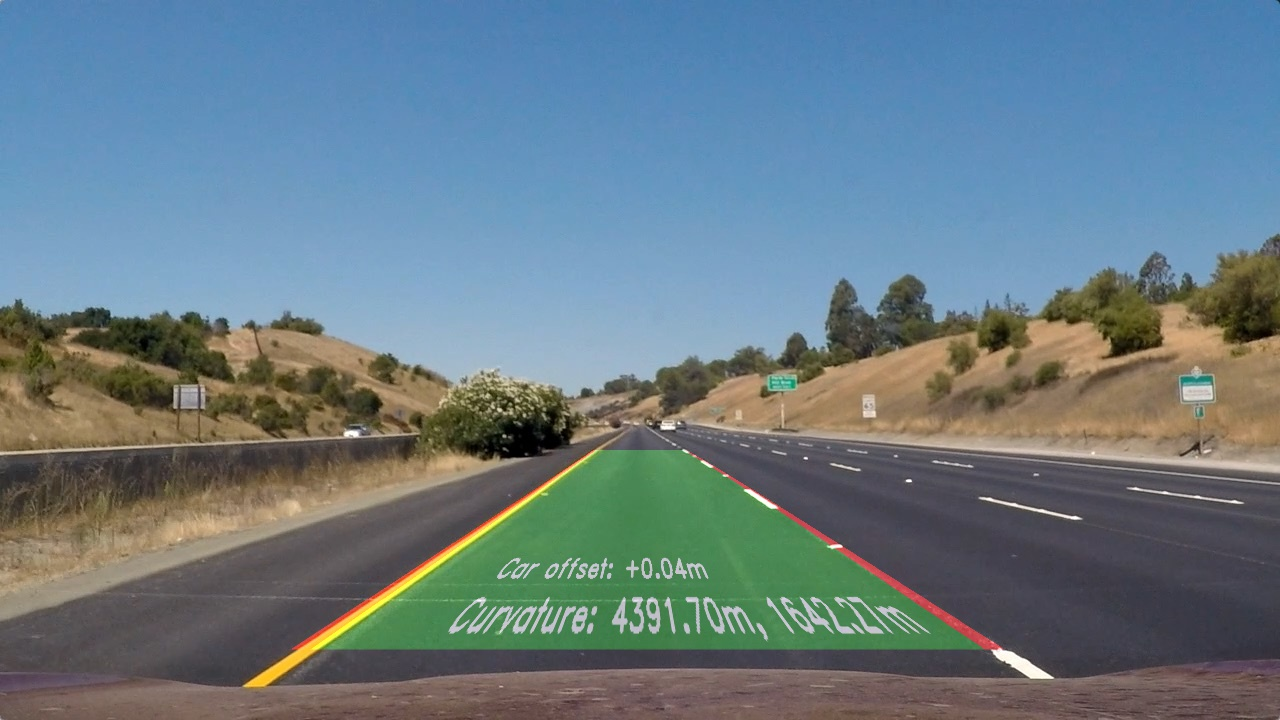
#> input picture test_images/straight_lines1_out.jpg, 1280 x 720 px, given as the content of the folder camera_cal, which was not available
$ python main.py   (older library calls are emulated)
#> lines starting #> are read from the running program, lines starting #| are printed output that depends on the picture; pictures that were not available may be replaced by others from this repository, and a replacement may not be noted
import os
import cv2
import numpy as np
import matplotlib.pyplot as plt
from moviepy.editor import VideoFileClip

OUT_DIR = 'output_images'
TEST_DIR = 'test_images'


class LaneFinder:
    CALIB_DIR = 'camera_cal'
    CHESSBOARD_PATTERN_SIZE = (9, 6)
    YM_PER_PIX, XM_PER_PIX = 30 / 720, 3.7 / 700
    IMG_SHAPE = (720, 1280, 3)

    def __init__(self):
        # camera matrix and distortion coefficients
        self.camera_mat, self.dist_coeff = self._distortion_coefficients()

        # specify perspective transform
        src = np.array([[305, 650], [1000, 650], [685, 450], [595, 450]], np.float32)
        dst = np.array([[305, self.IMG_SHAPE[0]], [1000, self.IMG_SHAPE[0]], [1000, 0], [305, 0]], np.float32)
        self.trans_mat = cv2.getPerspectiveTransform(src, dst)
        self.trans_mat_inverse = cv2.getPerspectiveTransform(dst, src)

        # preallocate for speed
        self.img_clean = np.zeros(self.IMG_SHAPE, dtype=np.uint8)
        self.img_queue = []  # for intermediate results

        # variables holding lane model parameters
        self.left_lane_fit = None
        self.right_lane_fit = None

        # init flags
        self.lane_found = False
        self.keep_record = False  # record intermediate results to queue?

    def _distortion_coefficients(self):
        """
        Find distortion coefficients and camera matrix for `undistort()` function from calibration images.

        Returns
        -------
        cam_mat :
            Camera matrix
        dist_coeff :
            Distortion coefficients

        """

        dir_list = os.listdir(self.CALIB_DIR)
        obj_points = []  # 3D points in the real world
        img_points = []  # 2D points in an image

        # create 3D object points, where the last dimension is always set to 0
        objp = np.zeros((np.prod(self.CHESSBOARD_PATTERN_SIZE), 3), np.float32)
        objp[:, :2] = np.mgrid[:self.CHESSBOARD_PATTERN_SIZE[0], :self.CHESSBOARD_PATTERN_SIZE[1]].T.reshape(-1, 2)

        for image_filename in dir_list:
            # read image
            img = cv2.imread(os.path.join(self.CALIB_DIR, image_filename), cv2.IMREAD_GRAYSCALE)
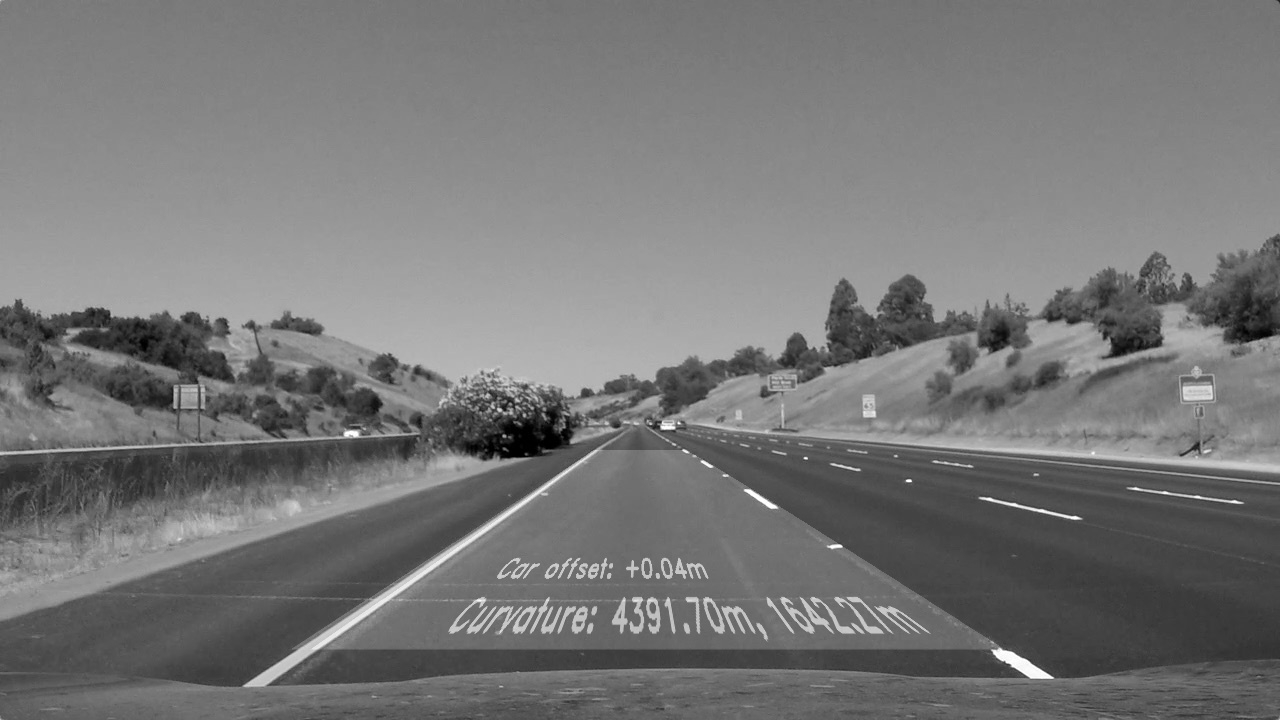
#> img: shape (720, 1280); min 0, max 255, mean 118.8
            # img = cv2.cvtColor(img, cv2.COLOR_BGR2GRAY)
            ret, corners = cv2.findChessboardCorners(img, self.CHESSBOARD_PATTERN_SIZE, None)
#> ret = False; corners = None
            # if corners found, add corners into img_points; object points are same for each image
            if ret:
                img_points.append(corners)
                obj_points.append(objp)

        # calculate camera matrix and distortion coefficient
#> (the run stopped early here; a loop or call above may not have finished)

$ run again, on test_images/test3_out.jpg
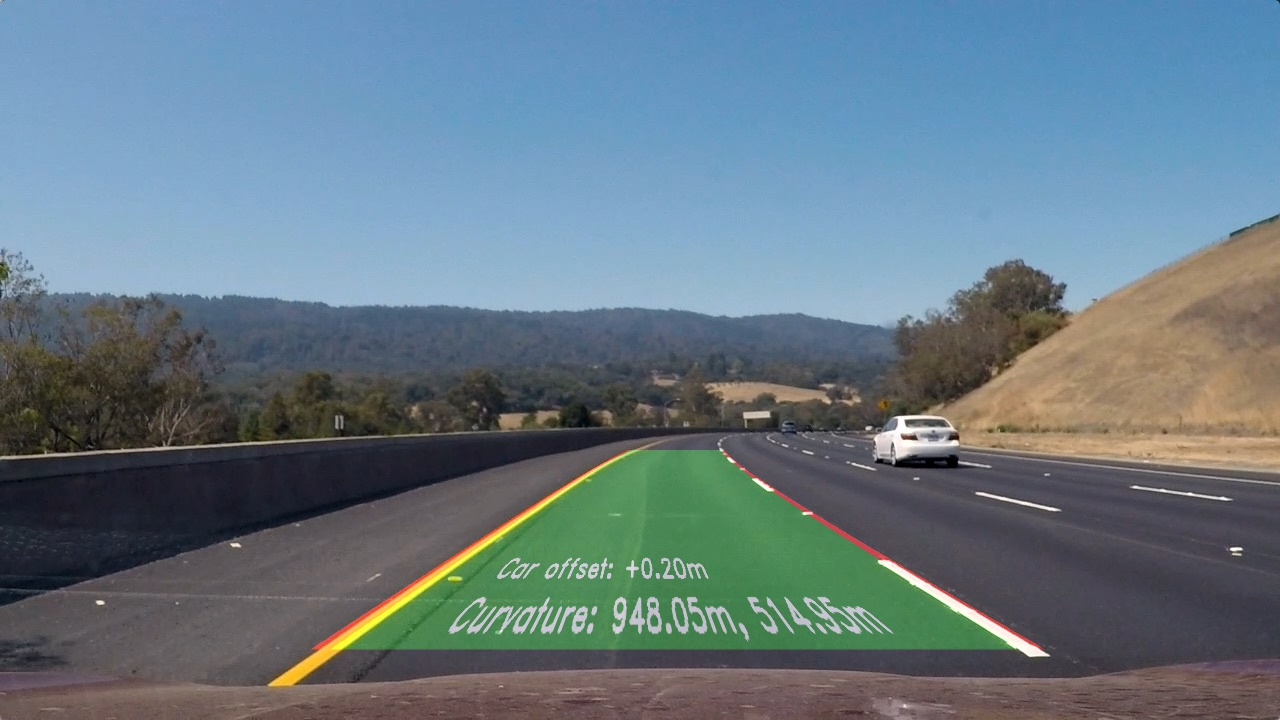
#> input picture test_images/test3_out.jpg, 1280 x 720 px, given as the content of the folder camera_cal, which was not available
#> in _distortion_coefficients, `img = cv2.imread(os.path.join(self.CALIB_DIR, image_filename), cv2.IMR..`:
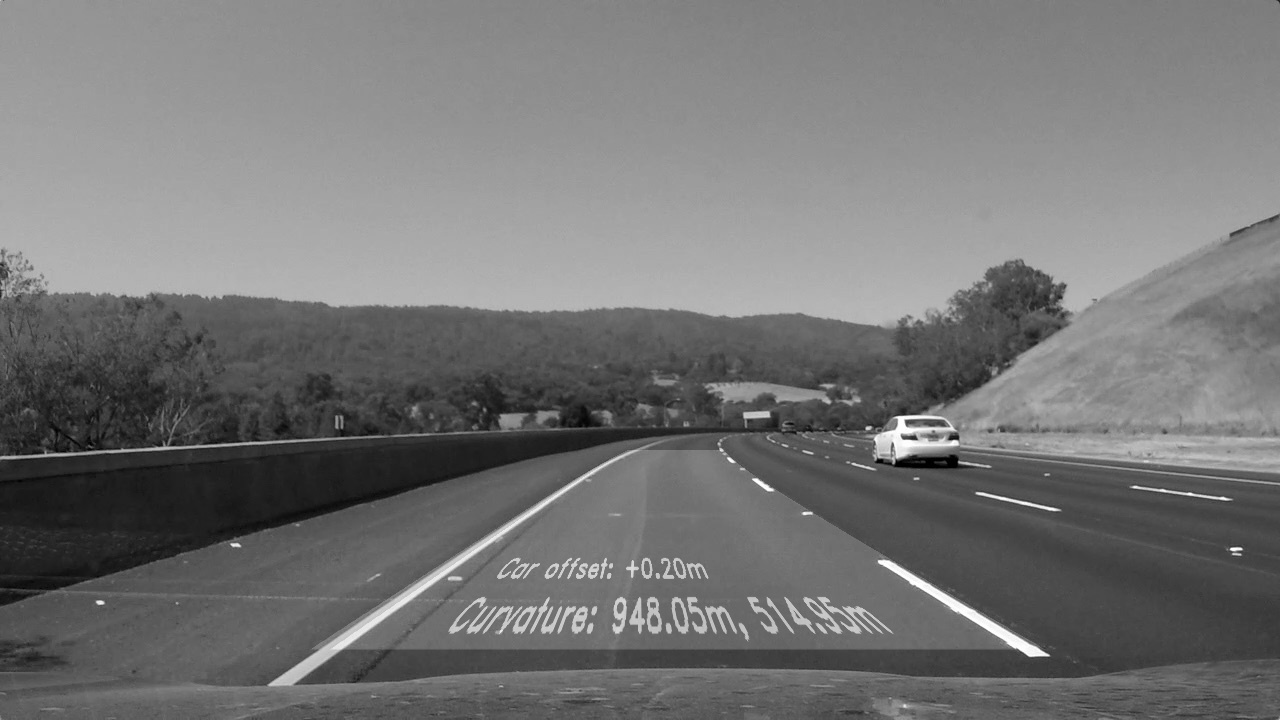
#> img: shape (720, 1280); min 0, max 255, mean 116.7
#> ret = False; corners = None

$ run again, on test_images/test4_out.jpg
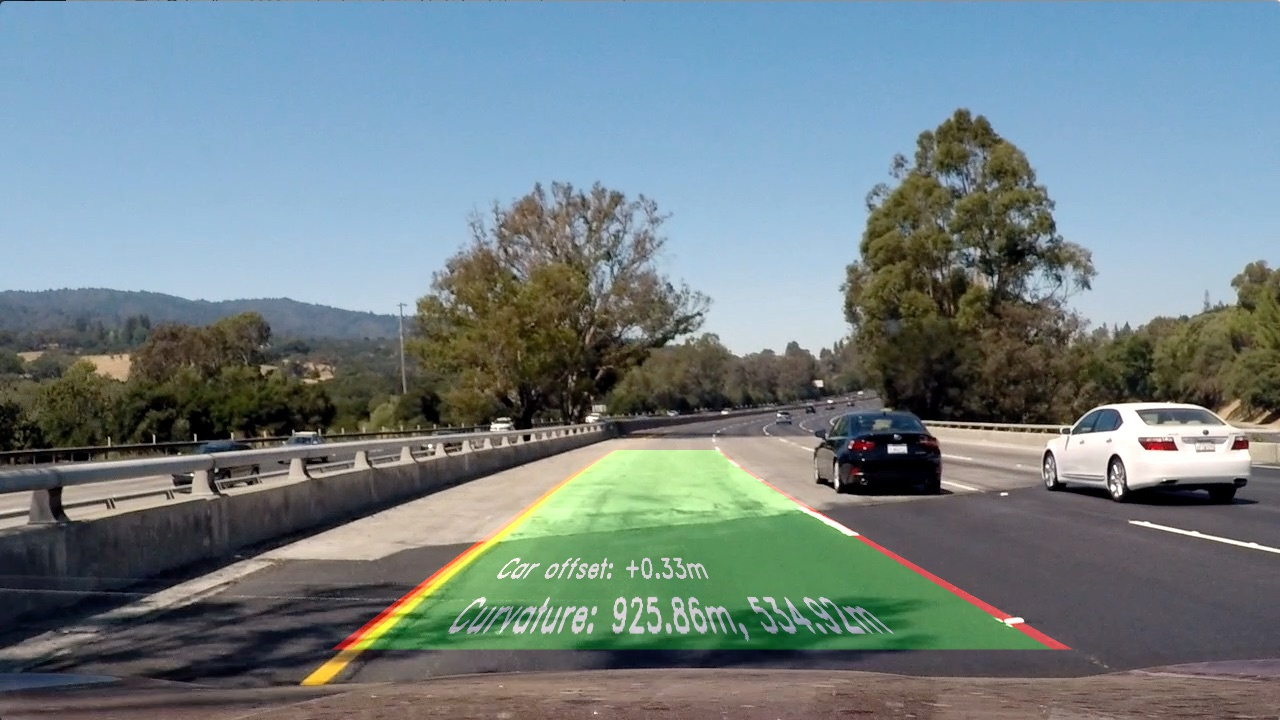
#> input picture test_images/test4_out.jpg, 1280 x 720 px, given as the content of the folder camera_cal, which was not available
#> in _distortion_coefficients, `img = cv2.imread(os.path.join(self.CALIB_DIR, image_filename), cv2.IMR..`:
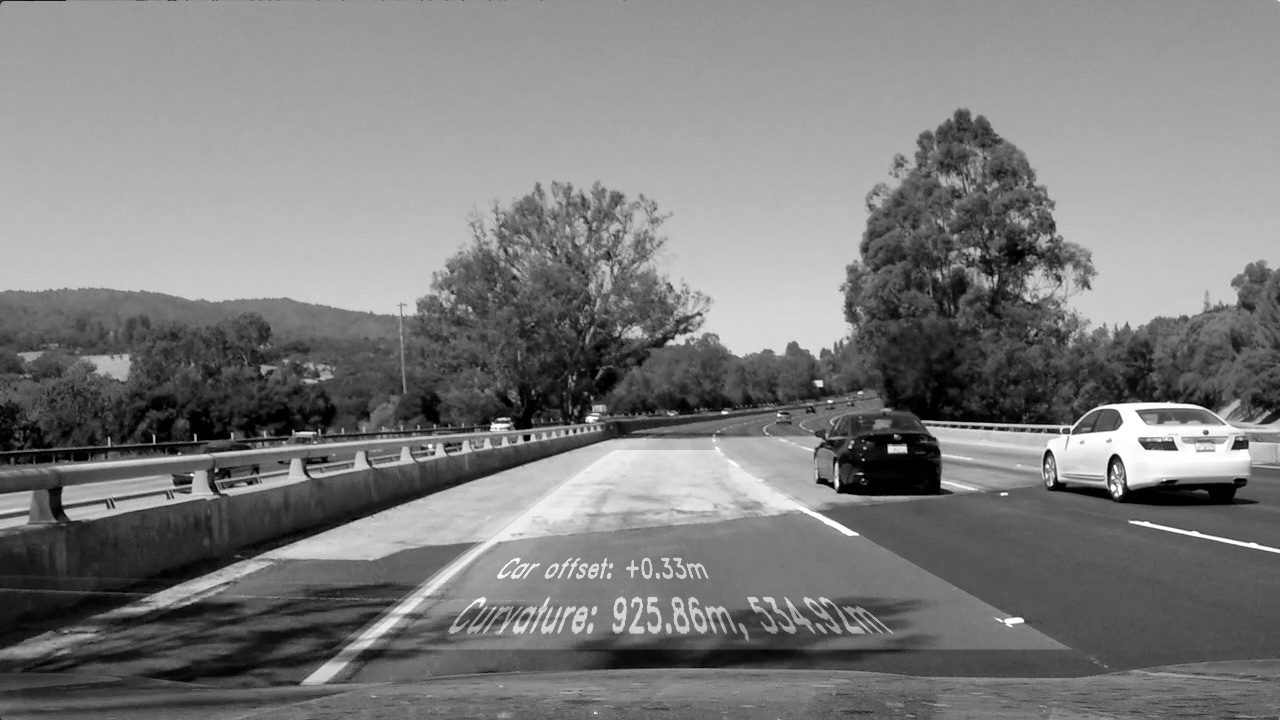
#> img: shape (720, 1280); min 0, max 255, mean 124.5
#> ret = False; corners = None

$ run again, on test_images/test5_out.jpg
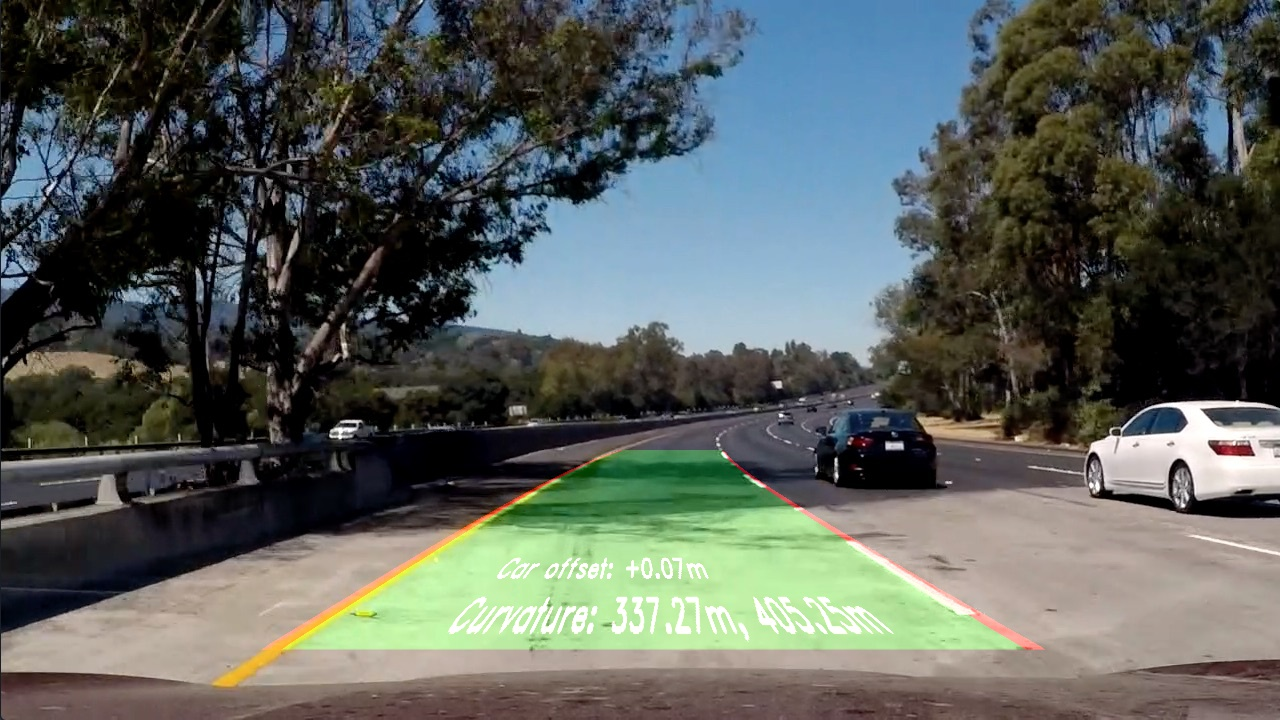
#> input picture test_images/test5_out.jpg, 1280 x 720 px, given as the content of the folder camera_cal, which was not available
#> in _distortion_coefficients, `img = cv2.imread(os.path.join(self.CALIB_DIR, image_filename), cv2.IMR..`:
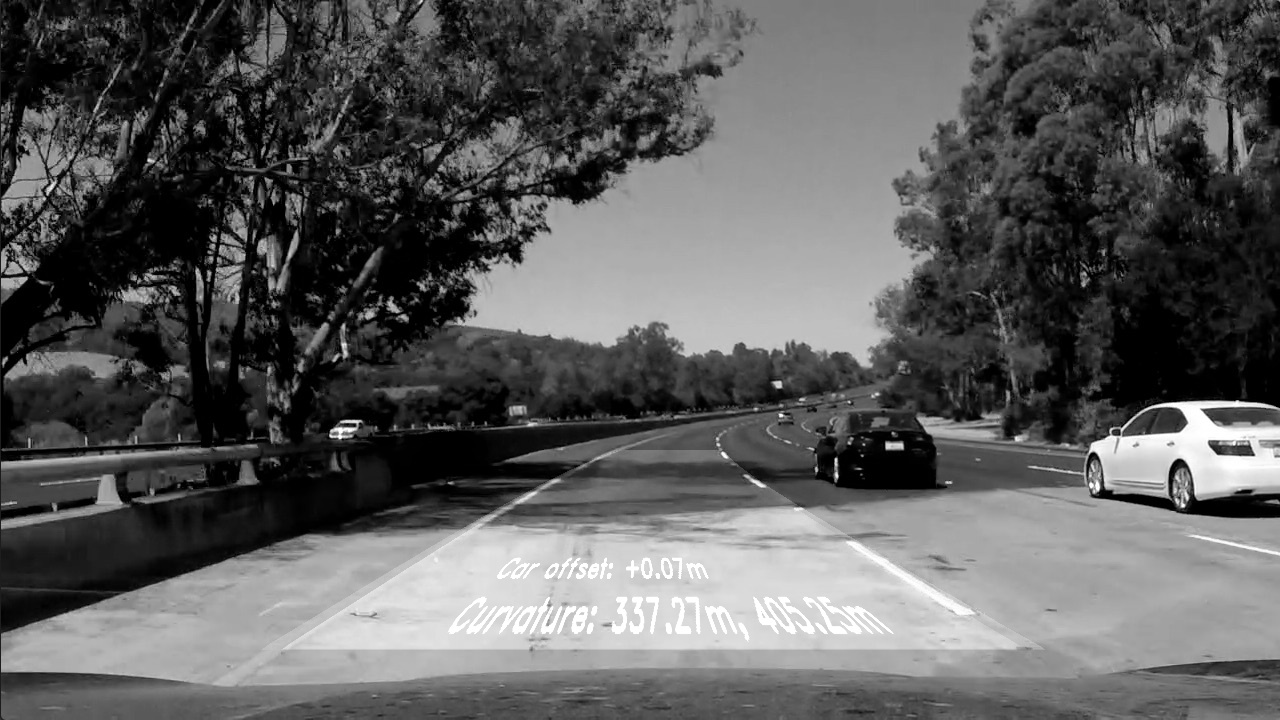
#> img: shape (720, 1280); min 0, max 255, mean 93
#> ret = False; corners = None
